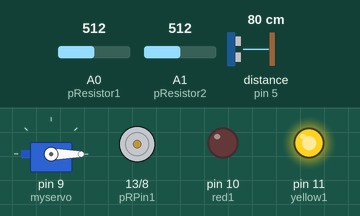
Simulated run of this sketch. Board: Arduino Uno, built with avr-gcc and run on an emulated ATmega328P. On the bench: servo, motor-driver pin pairs drawn as motors (green arrow = first pin HIGH = forward, orange = second pin HIGH = backward, longer = more drive, scaled by the enable pin), output pins drawn as LEDs (lit = HIGH). Wiring (inferred from the names in the program): ultrasonic range finder: trigger pin 3; echo pin 5. The inputs (shaded band) are chosen by the test bench; at power-on: A0 (pResistor1) = 512, distance to the obstacle (sensor on pin 5) 80 cm, A1 (pResistor2) = 512. The echo pulse lasts 58.3 µs per cm; pins used as bus, display or sensor lines are not drawn; what the sketch prints to the serial monitor is not drawn.

Above: at 1.2 s.
1.3 s: A0 (pResistor1) set to 481
2.8 s: distance to the obstacle (sensor on pin 5) set to 13 cm
At 5.6 s:
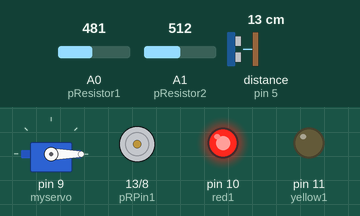
5.8 s: distance to the obstacle (sensor on pin 5) set to 10 cm
At 6.9 s:
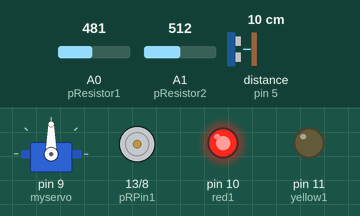
7.3 s: A1 (pResistor2) set to 483
At 10.15 s:
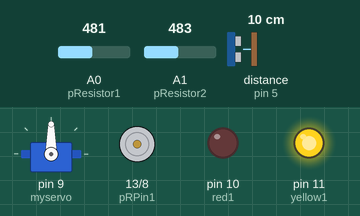
10.3 s: A0 (pResistor1) set to 1023
11.8 s: distance to the obstacle (sensor on pin 5) set to 18 cm
At 15.5 s:
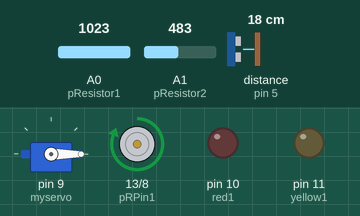
Timing chart, 0 to 26.5 s (numbered marks = the images above; inputs shaded):
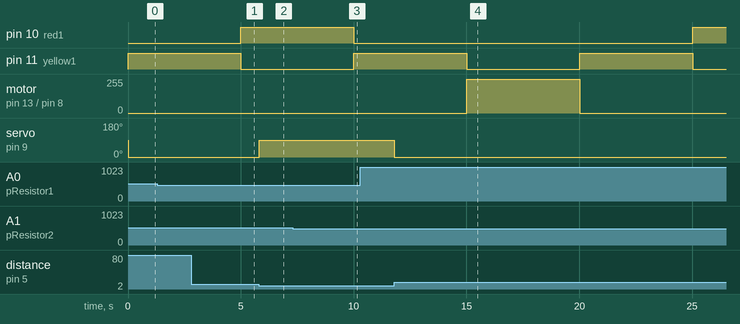

Measured:
- the behaviour switches between 12 and 11 cm on distance to the obstacle (sensor on pin 5) (found by bisection; images 1 and 2)
- the behaviour switches between 500 and 499 on A1 (pResistor2) (found by bisection; images 2 and 3)
- after the input at 5.8 s, servo on pin 9 (myservo): 0° → 90° at once
- after the input at 11.8 s, servo on pin 9 (myservo): 90° → 0° at once

The sketch:

midterm-project.ino
```cpp
/*
   'Car Parking System'

   By Ganjina Oripova
*/


//CAR BARRIER - using distance measuring sensor and servo motor to make automatic car barrier
#include<Servo.h>
Servo myservo;
//defines pin numbers
const int trigPin = 3;
const int echoPin = 5;
// defines variables
long tmeduration;
int distance;

//TRAFFIC LIGHT - using three differentt LED's to make a traffic light
const int red1 = 10;
const int yellow1 = 11;
const int green1 = 12;
int state;

//PHOTORESISTOR - using photoresistor to control light, turning off the light when the car parks and turning the lights on back when the car leaves
const int pResistor1 = A0;
const int pResistor2 = A1;
const int pRPin1 = 13;
const int pRPin2 = 8;
int ResistorValue1;
int ResistorValue2;

void setup() {
  //CAR BARRIER
  myservo.attach(9);
  pinMode(trigPin, OUTPUT); // Sets the trigPin as an Output
  pinMode(echoPin, INPUT); // Sets the echoPin as an Input
  //TRAFFIC LIGHT
  pinMode(red1, OUTPUT);
  pinMode(yellow1, OUTPUT);
  pinMode(green1, OUTPUT);
  //PHOTORESISTOR
  pinMode(pRPin1, OUTPUT);
  pinMode(pRPin2, OUTPUT);
  pinMode(pResistor1, INPUT);
  pinMode(pResistor2, INPUT);
  Serial.begin(9600); // Starts the serial communication

}

void loop() {

  //CAR BARRIER

  // Clears the trigPin
  digitalWrite(trigPin, LOW);
  delayMicroseconds(2);
  // Sets the trigPin on HIGH state for 10 micro seconds
  digitalWrite(trigPin, HIGH);
  delayMicroseconds(10);
  digitalWrite(trigPin, LOW);

  tmeduration = pulseIn(echoPin, HIGH);  // Reads the echoPin, returns the sound wave travel time in microseconds
  distance = (0.034 * tmeduration) / 2;  // Calculating the distance

  if (distance <= 10) {   //measuriinig the distance - if the distance is smaller or equal to 10 - automatically open the barrier - using servo motor
    myservo.write(90);
  }
  else {
    myservo.write(0);
  }

  // Prints the distance on the Serial Monitor
  Serial.print("distance:");
  Serial.println(distance);

  delay(1);

  //TRAFFIC LIGHT
  changeLights();


  //PHOTORESISTOR
  ResistorValue1 = analogRead(pResistor1);
  ResistorValue2 = analogRead(pResistor2);

  Serial.println(ResistorValue1);
  //Serial.println(ResistorValue2);
  if (ResistorValue1 < 500)
  {
    digitalWrite(pRPin1, LOW);
  }
  else {
    digitalWrite(pRPin1, HIGH);
  }

  if ( ResistorValue2 < 500)
  {
    digitalWrite(pRPin2, LOW);
  }
  else {
    digitalWrite(pRPin2, HIGH);
  }


}


//TRAFFIC LIGHT
void changeLights() {   //adjusting light based on state

  if (millis() % 20000 < 5000) { //0-5000,20000-250000...
    state = 0;
  }
  else if (millis() % 20000 < 10000) { //5000-10000...
    state = 1;
  }
  else if (millis() % 20000 < 15000) { //10000-15000...
    state = 2;
  }
  else if (millis() % 20000 < 20000) { //15000-20000...
    state = 3;
  }

  if (state == 0) {
    // turn yellow on and opposite off
    digitalWrite(green1, LOW);
    digitalWrite(red1, LOW);
    digitalWrite(yellow1, HIGH);
  }
  else if (state == 1) {
    // turn yellow off, and opposite green and red
    digitalWrite(yellow1, LOW);
    digitalWrite(green1, LOW);
    digitalWrite(red1, HIGH);
  }
  else if (state == 2) {
    //turn yellow on and opposite off
    digitalWrite(yellow1, HIGH);
    digitalWrite(green1, LOW);
    digitalWrite(red1, LOW);
  }
  else if (state == 3) {
    //turn green on and opposite off
    digitalWrite(green1, HIGH);
    digitalWrite(yellow1, LOW);
    digitalWrite(red1, LOW);
  }

}
```
